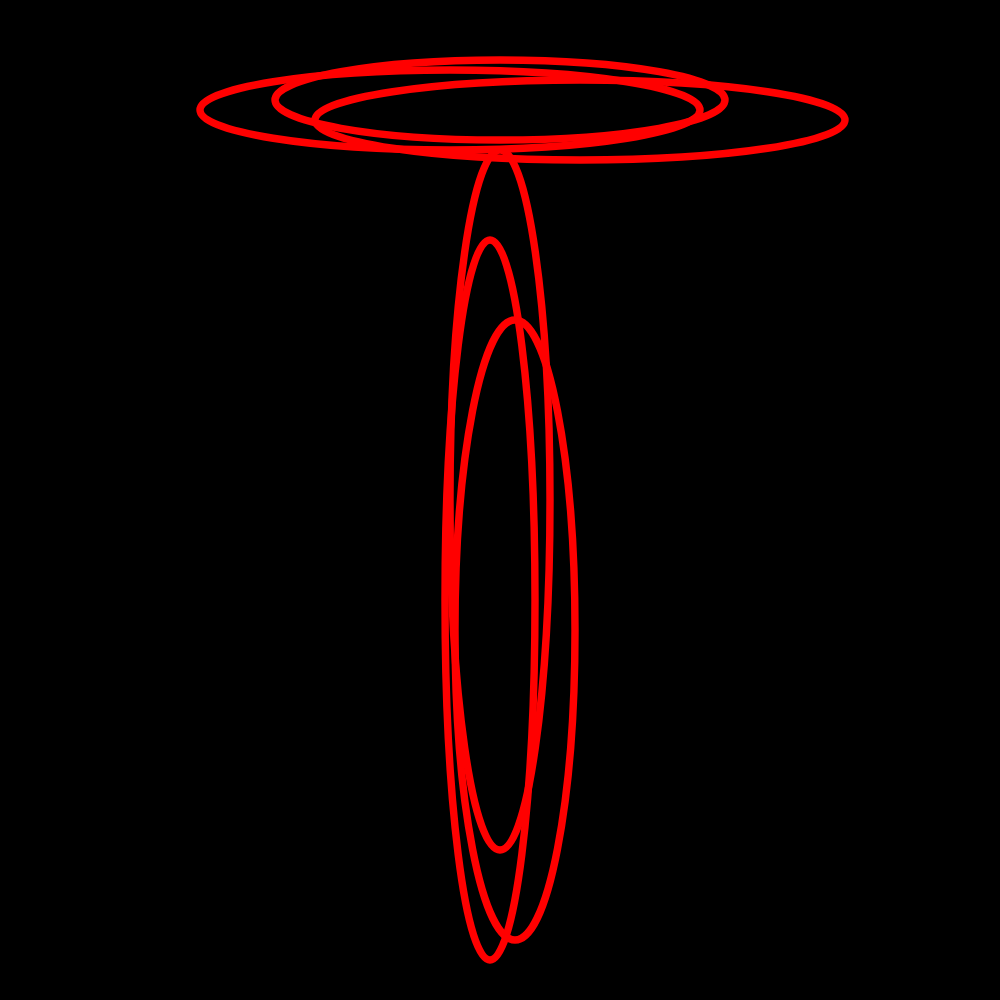
Frame 1 (no input)
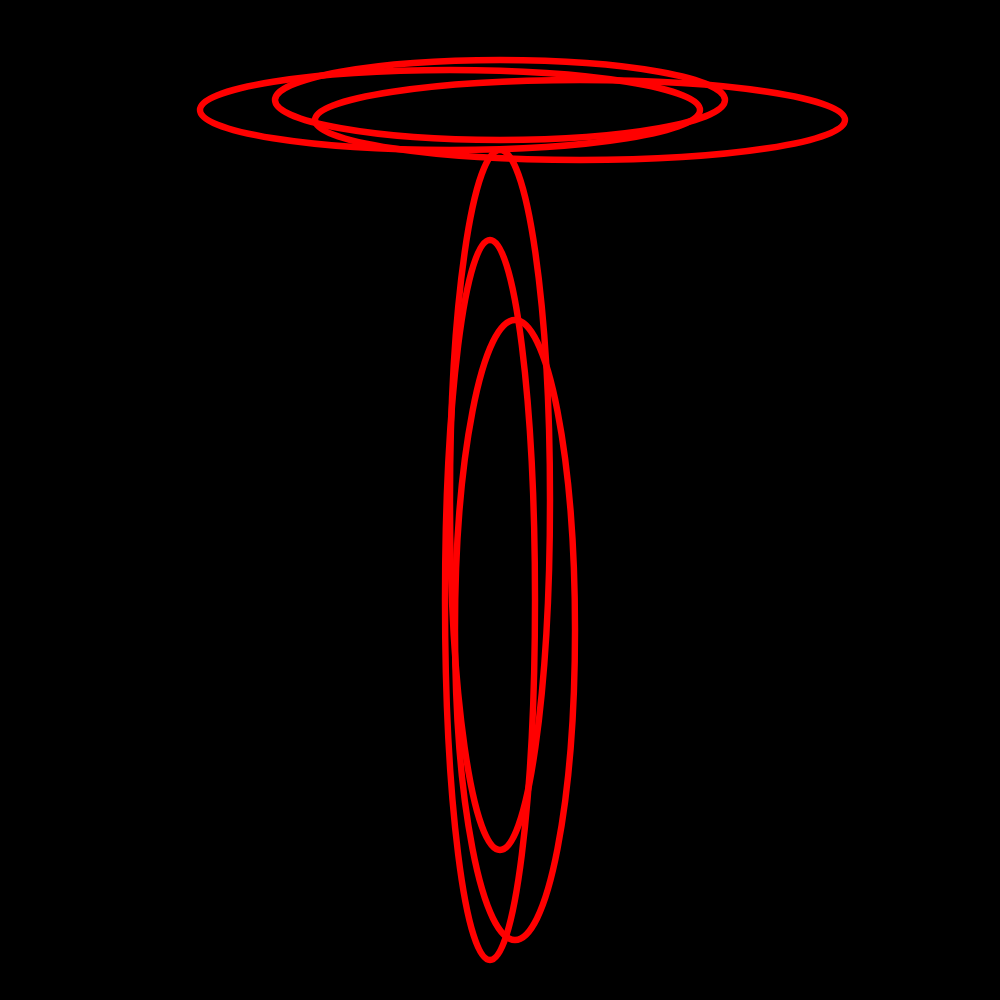
Frame 60 (no input)
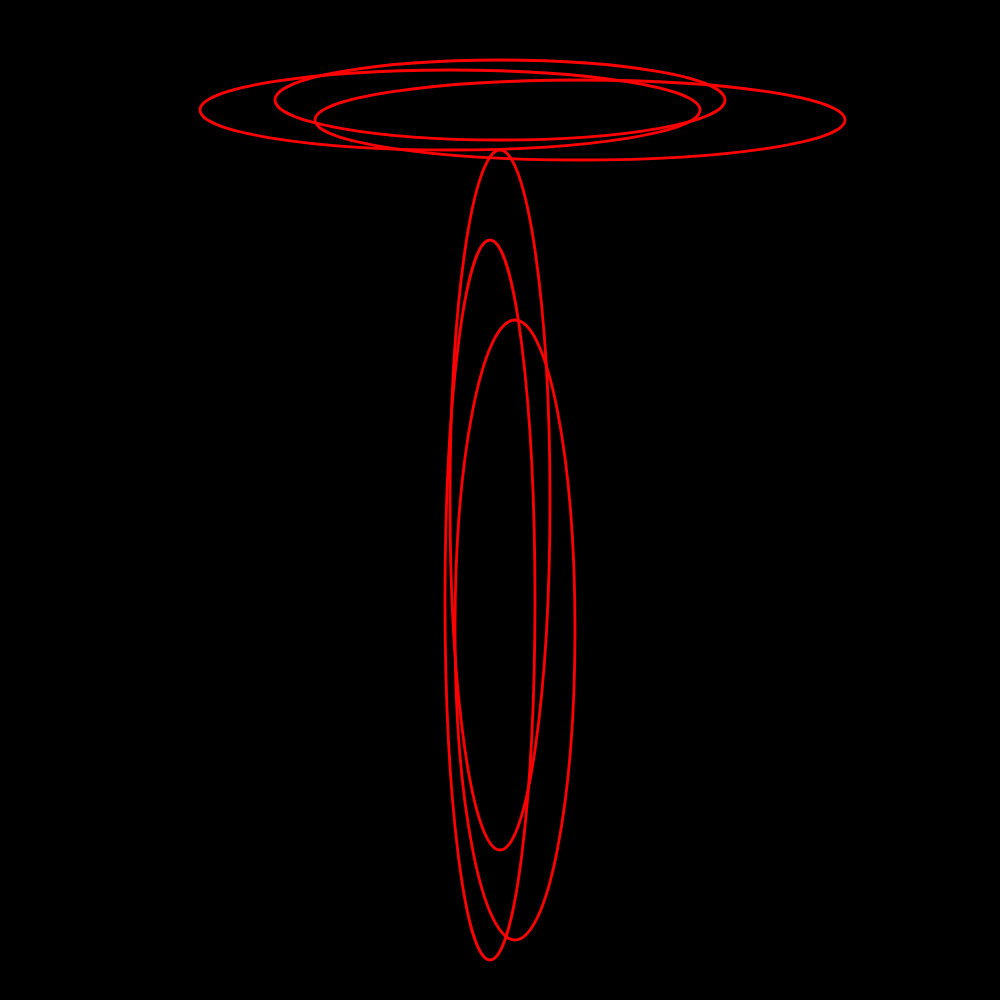
Frame 120 (the mouse pressed at the canvas centre since frame 60)

The p5.js sketch that drew these frames (run headless with seeded random() and noise() and a simulated clock; from frame 60 on, the mouse is pressed at the canvas centre):

// p5.js sketch
// ── sketch.js
function setup(){
    createCanvas(1000,1000);
}

function draw(){
    background(0); 
    stroke(255,0,0); 
    noFill();
    strokeWeight(random(1,10)); 
    ellipse(500,100,450,80); 
    ellipse(450,110,500,80);
    ellipse(580,120,530,80);
    ellipse(500,500,100,700); 
    ellipse(490,600,90,720); 
    ellipse(515,630,120,620);
}
// ── 03.25.html
<!DOCTYPE html>
<html lang="en">
<head>
    <meta charset="UTF-8">
    <meta http-equiv="X-UA-Compatible" content="IE=edge">
    <meta name="viewport" content="width=device-width, initial-scale=1.0">
    <title>0325</title>
</head>
<body>
    


    
    <script src="https://cdnjs.cloudflare.com/ajax/libs/p5.js/1.6.0/p5.min.js" integrity="sha512-3RlxD1bW34eFKPwj9gUXEWtdSMC59QqIqHnD8O/NoTwSJhgxRizdcFVQhUMFyTp5RwLTDL0Lbcqtl8b7bFAzog==" crossorigin="anonymous" referrerpolicy="no-referrer"></script>
    <script src="sketch.js"> </script>
</body>
</html>
